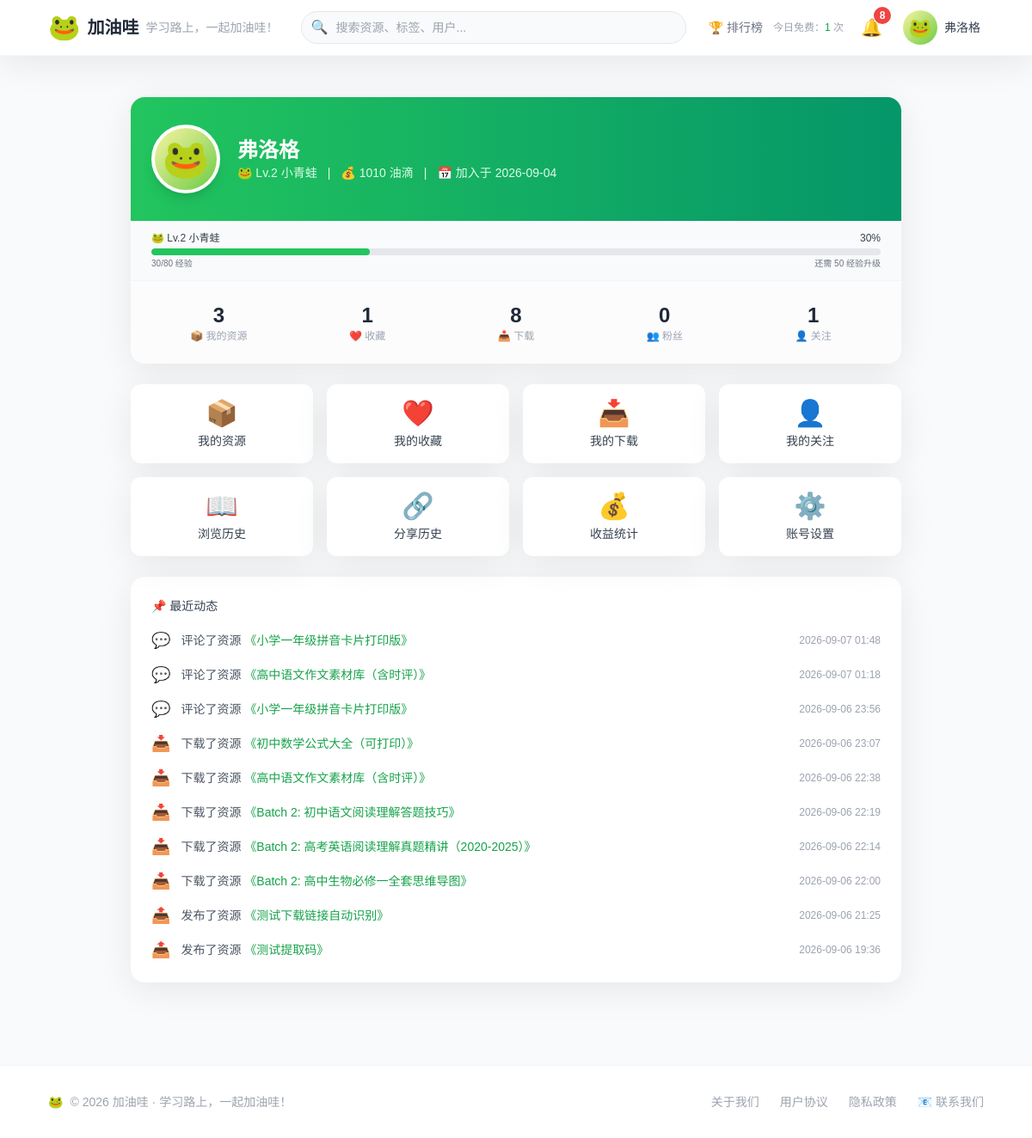
The app's page /profile/ (signed in), older data.
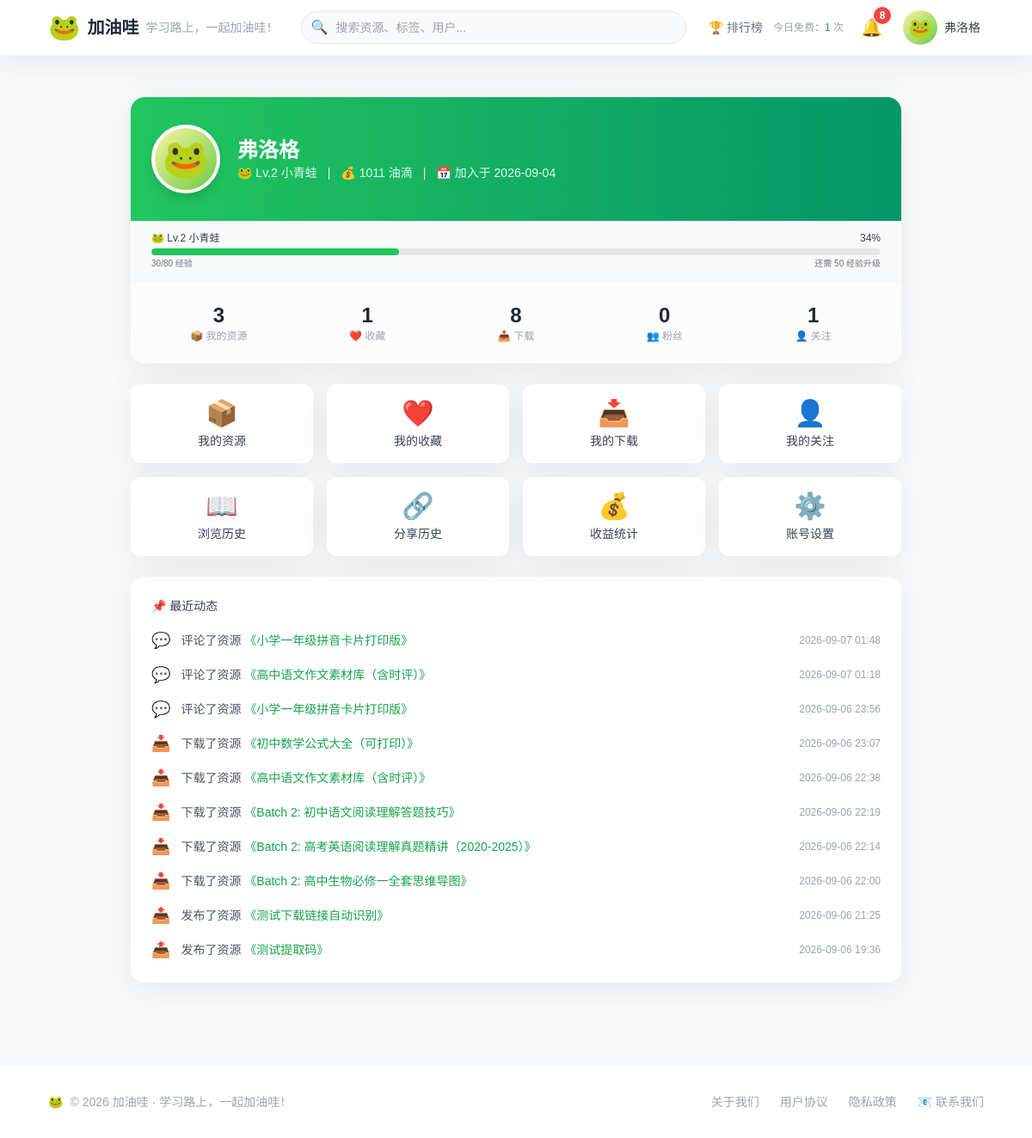
The same page, newer data.
### users/models.py (models this page shows, shortened)
class User(AbstractUser):
    avatar = models.URLField(
        max_length=500,
        blank=True,
        null=True,
        help_text="用户自定义头像URL，为空则显示默认青蛙头像"
    )
    oil_balance = models.IntegerField(default=0, help_text="油滴余额")
    level = models.IntegerField(default=1, help_text="成长等级")
    exp = models.IntegerField(default=0, help_text="当前等级经验值")
    level_title = models.CharField(max_length=50, blank=True, default="小蝌蚪", help_text="等级称号")
    has_used_free_trial = models.BooleanField(default=False, help_text="是否已使用首次免费下载")
    invited_by = models.ForeignKey(
        'self',
        null=True,
        blank=True,
        on_delete=models.SET_NULL,
        help_text="邀请人"
    )
    daily_login_date = models.DateField(null=True, blank=True, help_text="最近一次登录日期（用于每日奖励去重）")
    is_banned = models.BooleanField(default=False, help_text="是否被封禁")
    daily_free_downloads = models.IntegerField(
        default=0,
        verbose_name="今日已用免费下载次数"
    )
    last_free_date = models.DateField(
        null=True,
        blank=True,
        verbose_name="上次免费下载日期"
    )
    class Meta:
        db_table = 'users_user'
        verbose_name = '用户'
        verbose_name_plural = '用户'

### users/views.py (the view)
# urls.py: path('profile/', views.profile_view, name='profile'),
@login_required
def profile_view(request):
    user = request.user
    resource_count = Resource.objects.filter(uploader=user, status='published').count()
    collect_count = Collect.objects.filter(user=user).count()
    download_count = Download.objects.filter(user=user).count()
    follower_count = Follow.objects.filter(following=user).count()
    following_count = Follow.objects.filter(follower=user).count()
    exp_current, exp_next, exp_progress = ExpService.get_exp_progress(user)
    exp_needed = exp_next - exp_current if exp_next > exp_current else 0
    from itertools import chain
    from django.utils import timezone
    activities = []
    for r in Resource.objects.filter(uploader=user, status='published').order_by('-created_at')[:5]:
        activities.append({
            'icon': '📤',
            'text': '发布了资源',
            'resource': r,
            'time': r.created_at,
        })
    for c in Collect.objects.filter(user=user).order_by('-created_at')[:5]:
        activities.append({
            'icon': '❤️',
            'text': '收藏了资源',
            'resource': c.resource,
            'time': c.created_at,
        })
    for d in Download.objects.filter(user=user).order_by('-downloaded_at')[:5]:
        activities.append({
            'icon': '📥',
            'text': '下载了资源',
            'resource': d.resource,
            'time': d.downloaded_at,
        })
    for c in Comment.objects.filter(user=user).order_by('-created_at')[:5]:
        activities.append({
            'icon': '💬',
            'text': '评论了资源',
            'resource': c.resource,
            'time': c.created_at,
        })
    activities.sort(key=lambda x: x['time'], reverse=True)
    recent_activities = activities[:10]
    recent_notifications = Notification.objects.filter(
        recipient=request.user
    ).order_by('-created_at')[:5]
    context = {
        'user': user,
        'resource_count': resource_count,
        'collect_count': collect_count,
        'download_count': download_count,
        'follower_count': follower_count,
        'following_count': following_count,
        'recent_activities': recent_activities,
        'exp_current': exp_current,
        'exp_next': exp_next,
        'exp_progress': exp_progress,
        'exp_needed': exp_needed,
    }
    return render(request, 'users/profile.html', context)

### users/services.py (called while the page is built)
    @staticmethod
    def get_level_config(level):
        for lv in settings.LEVELS:
            if lv['level'] == level:
                return lv
        return None

    @staticmethod
    def get_next_level(level):
        for lv in settings.LEVELS:
            if lv['level'] == level + 1:
                return lv
        return None

    @staticmethod
    def get_exp_progress(user):
        current_level = user.level
        current_exp = user.exp
        current_config = ExpService.get_level_config(current_level)
        if not current_config:
            return 0, 0, 100
        current_required = current_config['exp_required']
        next_config = ExpService.get_next_level(current_level)
        if next_config:
            next_required = next_config['exp_required']
            progress = (current_exp - current_required) / (next_required - current_required) * 100
            progress = max(0, min(100, progress))
            return current_required, next_required, progress
        else:
            return current_required, current_required, 100

### templates/users/profile.html (shortened to what the changed rows need)
{% extends 'base.html' %}
{% load static %}
{% block content %}
<div class="max-w-4xl mx-auto py-6">
    <div class="bg-white rounded-2xl card-shadow overflow-hidden">
        <div class="bg-gradient-to-r from-green-500 to-emerald-600 px-6 py-8">
            <div class="flex items-center space-x-5">
                <div class="text-white">
                    <h1 class="text-2xl font-bold">{{ user.first_name|default:user.username }}</h1>
                    <div class="flex items-center space-x-3 text-sm text-green-100">
                        <span>🐸 Lv.{{ user.level }} {{ user.level_title|default:"小蝌蚪" }}</span>
                        <span>|</span>
                        <span>💰 {{ user.oil_balance }} 油滴</span>
                        <span>|</span>
                        <span>📅 加入于 {{ user.date_joined|date:"Y-m-d" }}</span>
                    </div>
                </div>
            </div>
        </div>
		<div class="px-6 py-3 bg-gray-50 border-b border-gray-100">
			<div class="flex items-center justify-between text-xs text-gray-700">
				<span>🐸 Lv.{{ user.level }} {{ user.level_title|default:"小蝌蚪" }}</span>
				<span>{{ exp_progress|floatformat:0 }}%</span>
			</div>
			<div class="w-full h-2 bg-gray-200 rounded-full mt-1 overflow-hidden">
				<div class="h-full bg-green-500 rounded-full transition-all duration-500"
					 style="width: {{ exp_progress|floatformat:0 }}%;"></div>
			</div>
		</div>
    </div>
</div>
{% endblock %}

### templates/base.html (shortened to what the changed rows need)
<!DOCTYPE html>
<html lang="zh-CN">
<head>
    <script src="https://cdn.tailwindcss.com"></script>
</head>
<body x-data="{ mobileMenu: false, notificationOpen: false, userMenuOpen: false }" class="bg-gray-50">
    <nav class="bg-white border-b border-gray-100 sticky top-0 z-50 card-shadow">
        <div class="max-w-6xl mx-auto px-4 sm:px-6 lg:px-8">
            <div class="flex justify-between items-center h-16">
                <div class="flex items-center space-x-3">
                    {% if user.is_authenticated %}
						<a href="{% url 'ranking' %}" class="text-gray-500 hover:text-green-600 transition text-sm font-medium">
							🏆 排行榜
						</a>
						{% if user.is_authenticated %}
						<div class="text-xs text-gray-400 hidden md:block">
							{% if user.last_free_date|date:"Y-m-d" != today %}
								{% with free_left=1 %}
									今日免费：<span class="text-green-600 font-medium">1</span> 次
								{% endwith %}
							{% else %}
								{% with free_left=1|add:user.daily_free_downloads|add:-1 %}
									今日免费：<span class="{% if free_left > 0 %}text-green-600{% else %}text-gray-400{% endif %} font-medium">
										{{ free_left }}
									</span> 次
								{% endwith %}
							{% endif %}
						</div>
						{% endif %}
						<div x-data="{ open: false }" class="relative">
							<button @click="open = !open"
									@click.away="open = false"
									class="relative p-2 rounded-full hover:bg-gray-100 transition">
								<span class="text-xl">🔔</span>
								{% if unread_count > 0 %}
								<span class="absolute -top-0.5 -right-0.5 bg-red-500 text-white text-xs rounded-full w-5 h-5 flex items-center justify-center font-bold">
									{{ unread_count }}
								</span>
								{% endif %}
							</button>
						</div>
						<div x-data="{ open: false }" class="relative">
							<button @click="open = !open"
									@click.away="open = false"
									class="flex items-center space-x-2 p-1 rounded-full hover:bg-gray-100 transition">
								<span class="avatar-frog">🐸</span>
								<span class="text-sm font-medium text-gray-700 hidden sm:block">{{ user.first_name|default:user.username }}</span>
							</button>
						</div>
                    {% else %}
                        <a href="{% url 'users:login' %}" class="text-gray-600 hover:text-green-600 text-sm font-medium">登录</a>
                        <a href="{% url 'users:register' %}" class="btn-primary text-sm py-2 px-4">免费注册</a>
                    {% endif %}
                </div>
            </div>
        </div>
    </nav>
    <main class="max-w-6xl mx-auto px-4 sm:px-6 lg:px-8 py-6">
        {% block content %}{% endblock %}
    </main>
</body>
</html>

Row changes from the older to the newer data that the page shows:
changed User "弗洛格": oil_balance "1010" → "1011"
Text that changed along with them:
{{ exp_progress|floatformat:0 }}: "30" → "34"
{{ exp_progress|floatformat:0 }}: 30 → 34 (drawn)
